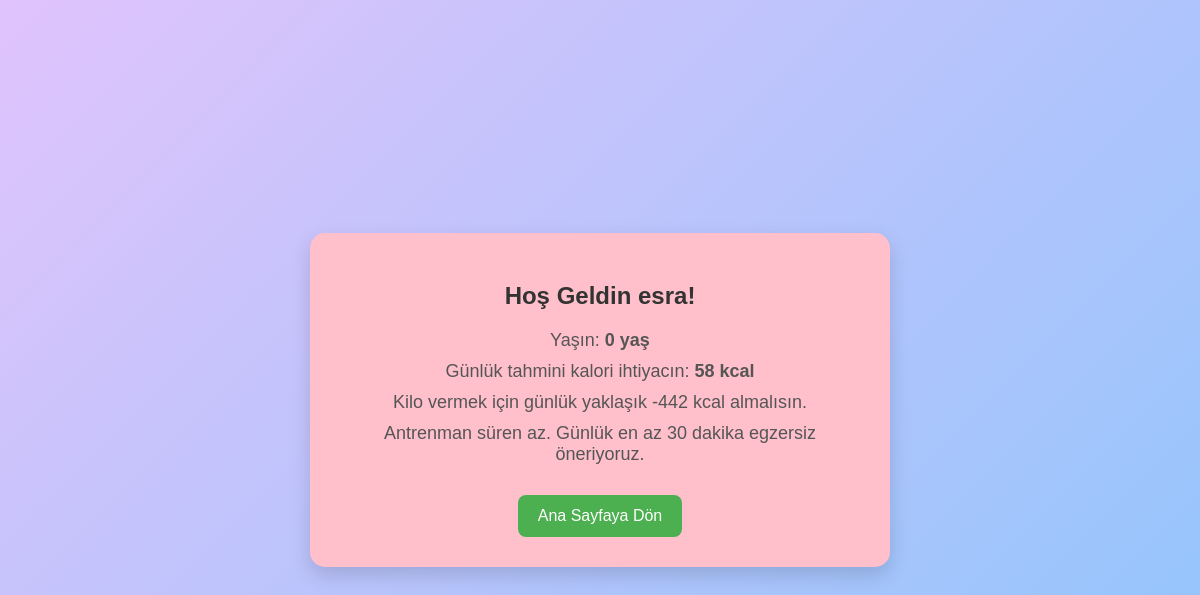
The app's page /pages/hesapla.php, older data.
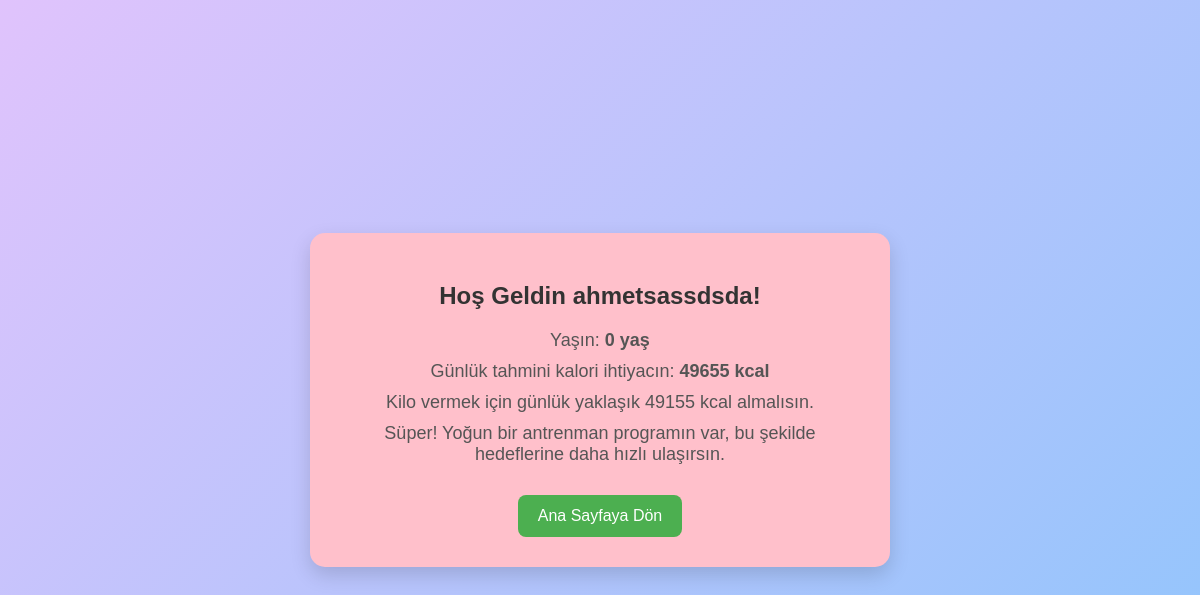
The same page, newer data.
### tables this page shows
CREATE TABLE `user` (
  `u_id` int(11) NOT NULL,
  `u_adi` varchar(50) NOT NULL,
  `u_soyadi` varchar(50) NOT NULL,
  `u_tc` varchar(11) DEFAULT NULL,
  `u_telefon` varchar(20) DEFAULT NULL,
  `u_mail` varchar(50) NOT NULL,
  `u_dogumtarih` date NOT NULL,
  `u_kilo` int(3) DEFAULT NULL,
  `u_boy` int(3) DEFAULT NULL,
  `u_antrenman_suresi` int(3) DEFAULT NULL,
  `u_cinsiyet` enum('erkek','kadın') DEFAULT NULL,
  `u_aktivite` enum('hareketsiz','hafif','orta','çok') DEFAULT NULL,
  `u_hedef` enum('kilo_vermek','kilo_korumak','kilo_almak') DEFAULT NULL,
  `u_sifre` varchar(50) NOT NULL,
  `gunluk_kalori` int(11) DEFAULT 0
);

### pages/hesapla.php (the view, shortened to what this page needs)
<?php
require_once('../includes/connection.php');
$sql = "SELECT * FROM user ORDER BY u_id DESC LIMIT 1";
$stmt = $connection->prepare($sql);
$stmt->execute();
$user = $stmt->fetch(PDO::FETCH_ASSOC);
$kilo = $user['u_kilo'];
$boy = $user['u_boy'];
$antrenman_suresi = $user['u_antrenman_suresi'];
$cinsiyet = $user['u_cinsiyet'];
$aktivite = $user['u_aktivite'];
$hedef = $user['u_hedef'];
$dogumtarih = $user['u_dogumtarih'];
$dogum = new DateTime($dogumtarih);
$bugun = new DateTime();
$yas = $bugun->diff($dogum)->y;
if ($cinsiyet == 'erkek') {
    $bmr = 10 * $kilo + 6.25 * $boy - 5 * $yas + 5;
} else {
    $bmr = 10 * $kilo + 6.25 * $boy - 5 * $yas - 161;
}
switch ($aktivite) {
    case 'hafif':
        $aktivite_katsayisi = 1.375;
        break;
    case 'orta':
        $aktivite_katsayisi = 1.55;
        break;
}
$gunluk_kalori = round($bmr * $aktivite_katsayisi);
if ($hedef == 'kilo_vermek') {
    $hedef_kalori = $gunluk_kalori - 500;
    $hedef_mesaj = "Kilo vermek için günlük yaklaşık $hedef_kalori kcal almalısın.";
} elseif ($hedef == 'kilo_almak') {
    $hedef_kalori = $gunluk_kalori + 300;
    $hedef_mesaj = "Kilo almak için günlük yaklaşık $hedef_kalori kcal almalısın.";
} else {
    $hedef_kalori = $gunluk_kalori;
    $hedef_mesaj = "Kilonu korumak için günlük yaklaşık $hedef_kalori kcal almalısın.";
}
if ($antrenman_suresi < 30) {
    $antrenman_mesaj = "Antrenman süren az. Günlük en az 30 dakika egzersiz öneriyoruz.";
} elseif ($antrenman_suresi >= 30 && $antrenman_suresi <= 60) {
    $antrenman_mesaj = "Antrenman süren iyi. Düzenli devam edersen hedeflerine rahat ulaşırsın.";
} else {
    $antrenman_mesaj = "Süper! Yoğun bir antrenman programın var, bu şekilde hedeflerine daha hızlı ulaşırsın.";
}
?>
<!DOCTYPE html>
<html lang="tr">
<head>
    <link rel="stylesheet" href="/proje/assets/css/hesapla.css?v=<?= time(); ?>">
</head>
<body>
    <div class="container">
        <h2>Hoş Geldin <?php echo htmlspecialchars($user['u_adi']); ?>!</h2>
        <p>Yaşın: <strong><?php echo $yas; ?> yaş</strong></p>
        <p>Günlük tahmini kalori ihtiyacın: <strong><?php echo $gunluk_kalori; ?> kcal</strong></p>
        <p><?php echo $hedef_mesaj; ?></p>
        <p><?php echo $antrenman_mesaj; ?></p>
        <a href="/proje/index.php" class="button">Ana Sayfaya Dön</a>
    </div>
</body>
</html>

### assets/css/hesapla.css (style rules this page uses)
body { margin: 0; padding: 0; background: linear-gradient(135deg, #e0c3fc 0%, #8ec5fc 100%); font-family: 'Poppins', sans-serif; height: 100vh; display: flex; justify-content: center; align-items: center; }
.container { background: pink; padding: 30px 40px; border-radius: 15px; box-shadow: 0 8px 20px rgba(0,0,0,0.15); width: 90%; max-width: 500px; text-align: center; }
h2 { margin-bottom: 20px; color: #333; }
p { margin: 10px 0; font-size: 18px; color: #555; }
.button { display: inline-block; margin-top: 20px; padding: 12px 20px; background-color: #4CAF50; color: white; border-radius: 8px; text-decoration: none; font-size: 16px; }

Row changes from the older to the newer data that the page shows:
no longer on this page (row unchanged): user: u_adi "esra", gunluk_kalori "58", hedef_mesaj "Kilo vermek için günlük yaklaşık -442 kcal almalısın.", u_antrenman_suresi "Antrenman süren az. Günlük en az 30 dakika egzersiz öneriyoruz."
added user: u_adi "ahmetsassdsda", gunluk_kalori "49655", hedef_mesaj "Kilo vermek için günlük yaklaşık 49155 kcal almalısın.", u_antrenman_suresi "Süper! Yoğun bir antrenman programın var, bu şekilde hedeflerine daha hızlı ulaşırsın."
